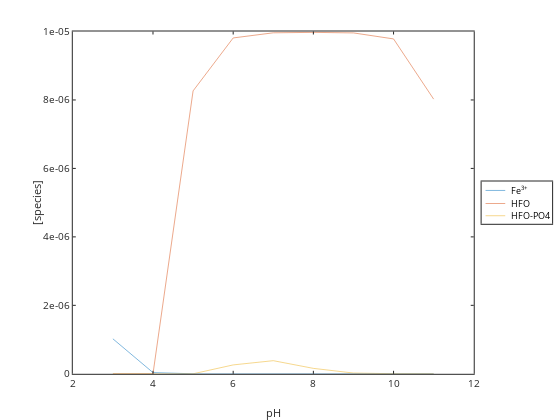

Here is the notebook cell this chart was saved with:
### Code cell
%graphics_toolkit ("notebook"); 
%graphics_toolkit ("gnuplot"); 
%graphics_toolkit ("plotly");

plot(pH,Fep3,pH,HFO,pH,HfowHPO4m)
xlabel('pH'); ylabel('[species]'); legend('Fe^{3+}','HFO','HFO-PO4','location','eastoutside')

### Figure 1 — Plotly figure (JSON) as saved in the notebook; plotly's stock layout.template omitted (floating-point values rounded to 4 significant figures)
{"data": [{"line": {"color": "rgb(0,113,188)", "dash": "solid", "width": 0.5}, "marker": {"color": "rgb(0,113,188)", "line": {"color": "rgb(0,113,188)"}, "size": 6, "symbol": "none"}, "mode": "lines", "name": "Fe^{3+}", "showlegend": true, "type": "scatter", "visibility": true, "x": [3, 4, 5, 6, 7, 8, 9, 10, 11], "xaxis": "x", "y": [1.022e-06, 3.573e-08, 7.781e-11, 7.781e-14, 7.781e-17, 7.781e-20, 7.781e-23, 7.781e-26, 7.781e-29], "yaxis": "y"}, {"line": {"color": "rgb(216,82,24)", "dash": "solid", "width": 0.5}, "marker": {"color": "rgb(216,82,24)", "line": {"color": "rgb(216,82,24)"}, "size": 6, "symbol": "none"}, "mode": "lines", "name": "HFO", "showlegend": true, "type": "scatter", "visibility": true, "x": [3, 4, 5, 6, 7, 8, 9, 10, 11], "xaxis": "x", "y": [0, 0, 8.265e-06, 9.812e-06, 9.962e-06, 9.975e-06, 9.959e-06, 9.783e-06, 8.024e-06], "yaxis": "y"}, {"line": {"color": "rgb(236,176,31)", "dash": "solid", "width": 0.5}, "marker": {"color": "rgb(236,176,31)", "line": {"color": "rgb(236,176,31)"}, "size": 6, "symbol": "none"}, "mode": "lines", "name": "HFO-PO4", "showlegend": true, "type": "scatter", "visibility": true, "x": [3, 4, 5, 6, 7, 8, 9, 10, 11], "xaxis": "x", "y": [1e-99, 1e-99, 1e-99, 2.598e-07, 3.834e-07, 1.589e-07, 2.234e-08, 2.328e-09, 2.338e-10], "yaxis": "y"}, {"hoverinfo": "none", "line": {"color": "rgb(0,113,188)", "dash": "solid", "width": 0.5}, "marker": {"color": "rgb(0,113,188)", "line": {"color": "rgb(0,113,188)"}, "size": 6, "symbol": "none"}, "mode": "lines", "name": "", "showlegend": false, "type": "scatter", "visibility": true, "x": [3, 18], "xaxis": "x2", "y": [6.809, 6.809], "yaxis": "y2"}, {"hoverinfo": "none", "line": {"color": "rgb(216,82,24)", "dash": "solid", "width": 0.5}, "marker": {"color": "rgb(216,82,24)", "line": {"color": "rgb(216,82,24)"}, "size": 6, "symbol": "none"}, "mode": "lines", "name": "", "showlegend": false, "type": "scatter", "visibility": true, "x": [3, 18], "xaxis": "x2", "y": [16.77, 16.77], "yaxis": "y2"}, {"hoverinfo": "none", "line": {"color": "rgb(236,176,31)", "dash": "solid", "width": 0.5}, "marker": {"color": "rgb(236,176,31)", "line": {"color": "rgb(236,176,31)"}, "size": 6, "symbol": "none"}, "mode": "lines", "name": "", "showlegend": false, "type": "scatter", "visibility": true, "x": [3, 18], "xaxis": "x2", "y": [26.07, 26.07], "yaxis": "y2"}], "layout": {"annotations": [{"font": {"color": "rgb(0,0,0)", "size": 9}, "showarrow": false, "text": "Fe<sup>3+</sup>", "x": 21, "xanchor": "left", "xref": "x2", "y": 6.809, "yanchor": "middle", "yref": "y2"}, {"font": {"color": "rgb(0,0,0)", "size": 9}, "showarrow": false, "text": "HFO", "x": 21, "xanchor": "left", "xref": "x2", "y": 16.77, "yanchor": "middle", "yref": "y2"}, {"font": {"color": "rgb(0,0,0)", "size": 9}, "showarrow": false, "text": "HFO-PO4", "x": 21, "xanchor": "left", "xref": "x2", "y": 26.07, "yanchor": "middle", "yref": "y2"}], "height": 420, "hovermode": "closest", "margin": {"b": 0, "l": 0, "r": 0, "t": 0}, "plot_bgcolor": "rgba(0,0,0,0)", "showlegend": false, "width": 560, "xaxis": {"anchor": "y", "autorange": false, "domain": [0.13, 0.846], "exponentformat": "none", "gridcolor": "rgba(38,38,38,0.15)", "gridwidth": 1, "linecolor": "rgb(38,38,38)", "linewidth": 1, "mirror": "ticks", "range": [2, 12], "showgrid": false, "showline": true, "side": "bottom", "spikedash": "solid", "spikemode": "across", "spikesides": false, "spikethickness": 1, "tickangle": 0, "tickcolor": "rgb(38,38,38)", "tickfont": {"color": "rgb(38,38,38)", "size": 10}, "ticklen": 3, "ticks": "inside", "ticktext": ["2", "4", "6", "8", "10", "12"], "tickvals": [2, 4, 6, 8, 10, 12], "title": {"font": {"color": "rgb(38,38,38)", "size": 11}, "text": "pH"}, "type": "linear", "visible": true, "zeroline": false}, "xaxis2": {"anchor": "y2", "autorange": false, "domain": [0.86, 0.9859], "exponentformat": "none", "fixedrange": true, "gridcolor": "rgba(38,38,38,0.15)", "gridwidth": 1, "linecolor": "rgb(38,38,38)", "linewidth": 1, "mirror": true, "range": [0, 53.71], "showgrid": false, "showline": true, "showspikes": false, "side": "bottom", "spikedash": "solid", "spikemode": "across", "spikesides": false, "spikethickness": 1, "tickangle": 0, "tickcolor": "rgb(38,38,38)", "tickfont": {"color": "rgb(38,38,38)", "size": 9}, "ticklen": 3, "ticks": "", "ticktext": [], "tickvals": [], "title": {"font": {"color": "rgb(0,0,0)", "size": 9.9}, "text": ""}, "type": "linear", "visible": true, "zeroline": false}, "yaxis": {"anchor": "x", "autorange": false, "domain": [0.11, 0.925], "exponentformat": "none", "gridcolor": "rgba(38,38,38,0.15)", "gridwidth": 1, "linecolor": "rgb(38,38,38)", "linewidth": 1, "mirror": "ticks", "range": [0, 1e-05], "showgrid": false, "showline": true, "side": "left", "spikedash": "solid", "spikemode": "across", "spikesides": false, "spikethickness": 1, "tickangle": 0, "tickcolor": "rgb(38,38,38)", "tickfont": {"color": "rgb(38,38,38)", "size": 10}, "ticklen": 3, "ticks": "inside", "ticktext": ["0", "2e-06", "4e-06", "6e-06", "8e-06", "1e-05"], "tickvals": [0, 2e-06, 4e-06, 6e-06, 8e-06, 1e-05], "title": {"font": {"color": "rgb(38,38,38)", "size": 11}, "text": "[species]"}, "type": "linear", "visible": true, "zeroline": false}, "yaxis2": {"anchor": "x2", "autorange": false, "domain": [0.4671, 0.5679], "exponentformat": "none", "fixedrange": true, "gridcolor": "rgba(38,38,38,0.15)", "gridwidth": 1, "linecolor": "rgb(38,38,38)", "linewidth": 1, "mirror": true, "range": [32.22, 0], "showgrid": false, "showline": true, "showspikes": false, "side": "left", "spikedash": "solid", "spikemode": "across", "spikesides": false, "spikethickness": 1, "tickangle": 0, "tickcolor": "rgb(38,38,38)", "tickfont": {"color": "rgb(38,38,38)", "size": 9}, "ticklen": 3, "ticks": "", "ticktext": [], "tickvals": [], "title": {"font": {"color": "rgb(0,0,0)", "size": 9.9}, "text": ""}, "type": "linear", "visible": true, "zeroline": false}}}
